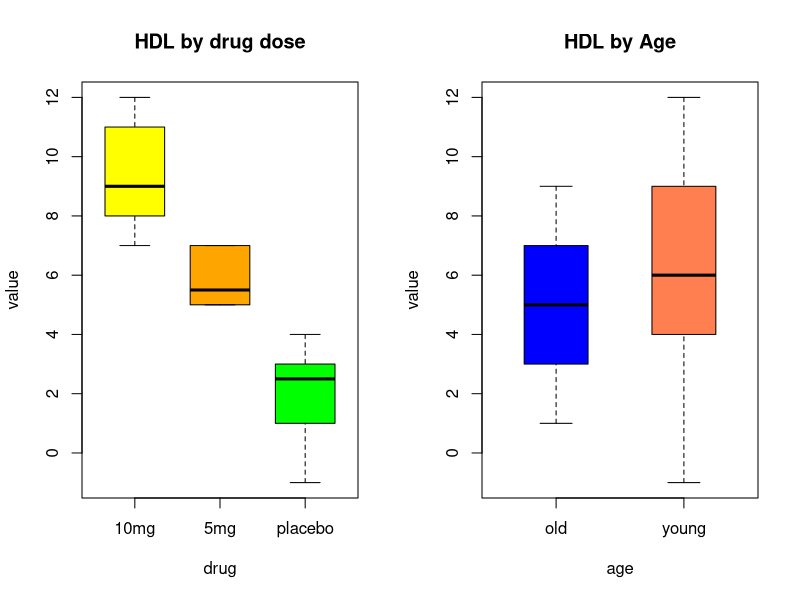
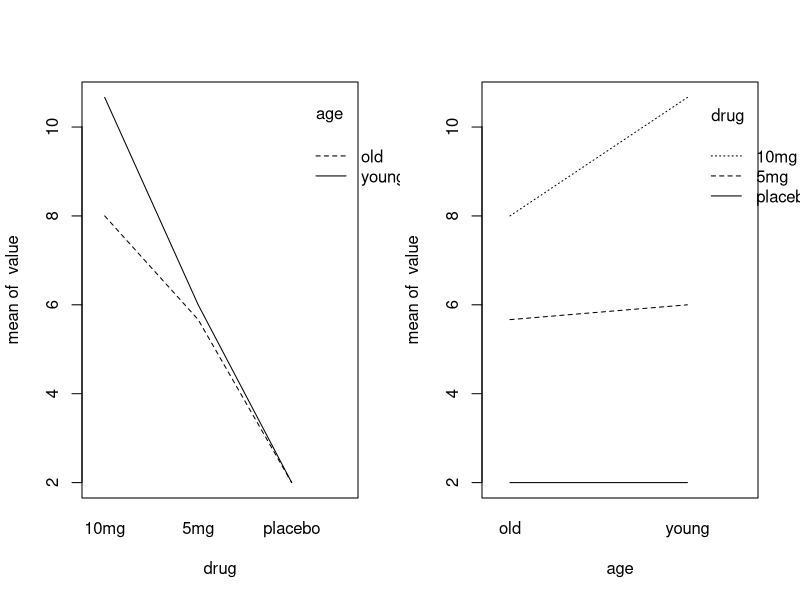
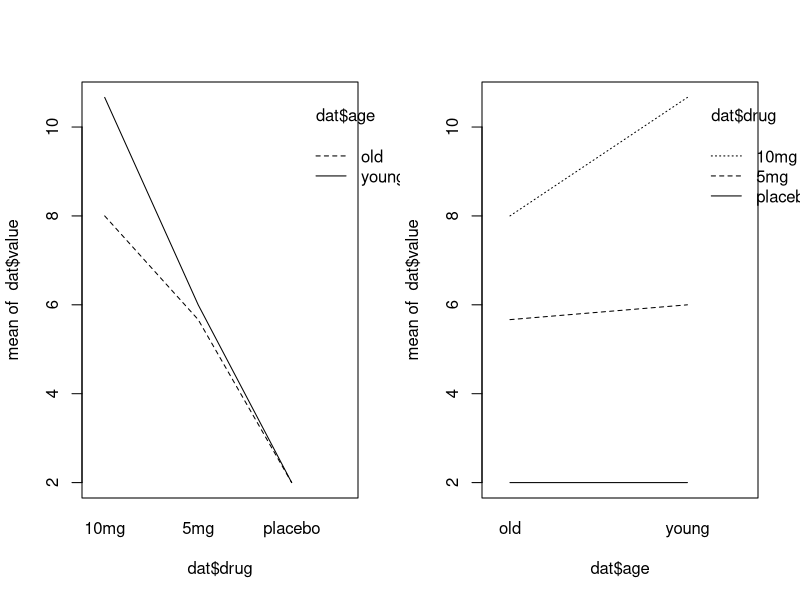

Write the R code that produced these figures, in order.
# lec7_4.r
# two-way ANOVA

# set working directory
setwd("D:/tempstore/moocr")

# data(chol_ex.csv) : A study was performed to test the efficiency of a new drug developed 
# to increase high-density lipoprotein (HDL) cholesterol levels in patients. 
# 18 volunteers were split into 3 groups (Placebo/5 mg/10 mg) and 
# the difference in HDL levels before and after the treatment was measured. 
# The 18 volunteers were also categorized into two age groups (18-39/ ??40)

dat<-read.csv(file="chol_ex.csv", stringsAsFactors = TRUE)
head(dat)
dim(dat)
str(dat)
attach(dat)

# two-way ANOVA, 
a6 <- aov(value ~ drug + age)
summary(a6)

# two-way ANOVA with interaction
a7 <- aov(value ~ drug + age+ drug*age)
summary(a7)

# post-hoc analysis Tukey
posthoc <- TukeyHSD(a6, 'drug', conf.level=0.95)
posthoc

# two-way ANOVA
par(mfrow=c(1,2))
boxplot(value ~ drug, boxwex = 0.7, main="HDL by drug dose", col = c("yellow","orange", "green"))
boxplot(value ~ age, boxwex = 0.5, main="HDL by Age", col = c("blue", "coral"))

# tapply - give FUN value by drug
round(tapply(value, drug, mean),2)

# tapply - give FUN value by age
round(tapply(value, age, mean),2)

# interaction plot
par(mfrow=c(1,2))
interaction.plot(drug, age, value)
interaction.plot(age, drug, value)

# Create an interaction plot for the HDL data
par(mfrow=c(1,2))
interaction.plot(dat$drug, dat$age, dat$value)
interaction.plot(dat$age, dat$drug, dat$value)

# two-way ANOVA model with interaction
results = lm(value ~ drug + age + drug*age, data=dat)
anova(results)
